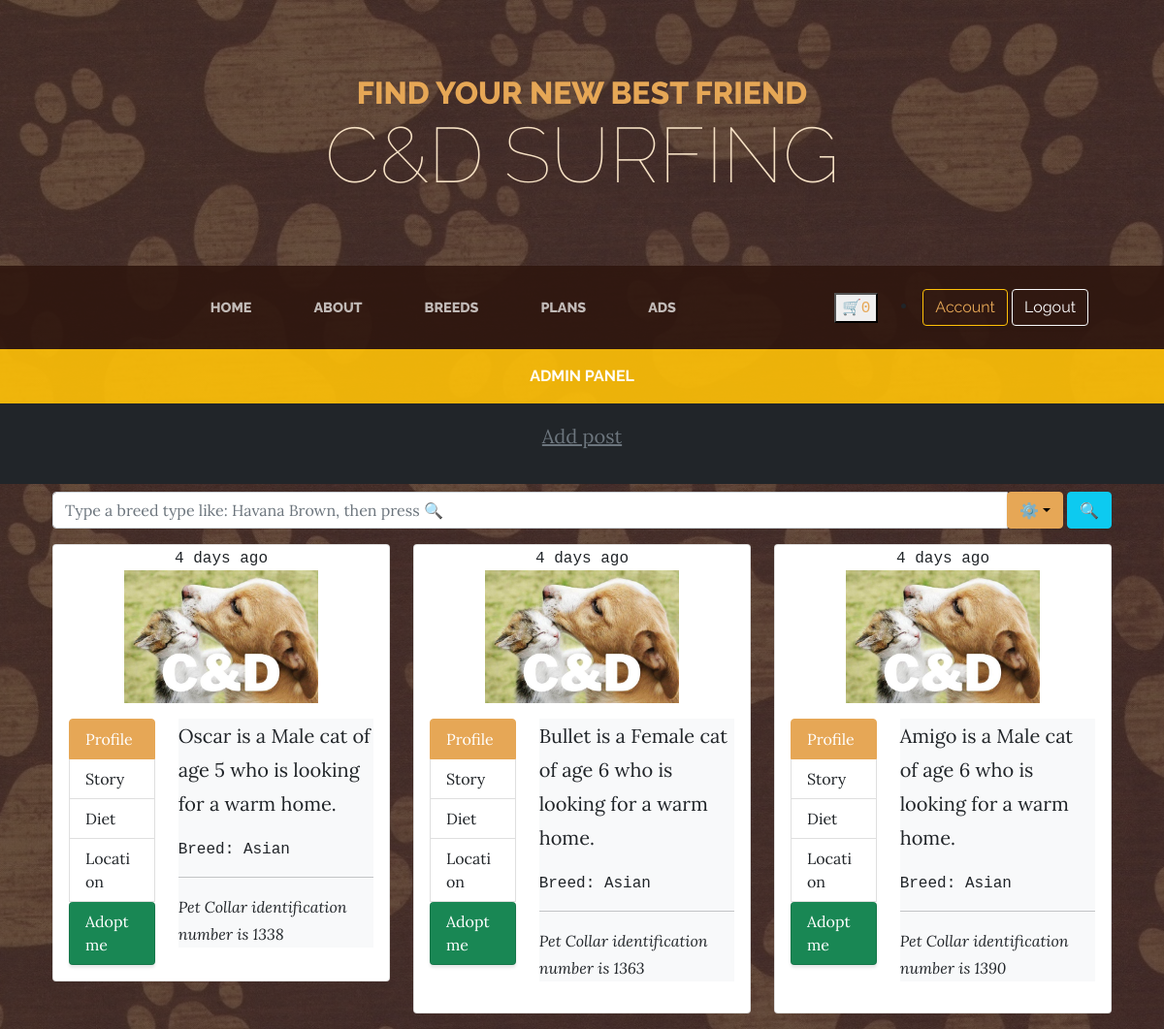
Screenshot of /ads.php?q=103 (signed in) with the database file from the repository.
### tables this page shows
CREATE TABLE `pet_details` (
  `pet_id` int(11) NOT NULL,
  `owner_id` int(11) NOT NULL,
  `breed_id` int(11) NOT NULL,
  `name` varchar(255) NOT NULL,
  `gender` varchar(255) NOT NULL,
  `age` int(11) NOT NULL,
  `size` varchar(255) NOT NULL DEFAULT 'Medium',
  `color` varchar(255) NOT NULL DEFAULT 'Black',
  `story` varchar(255) NOT NULL,
  `diet` text NOT NULL,
  `register_date` datetime DEFAULT current_timestamp(),
  `healthcare_id` int(11) DEFAULT floor(4 + rand() * (7 - 4 + 1)),
  `online_purchased` tinyint(1) DEFAULT 0
);

CREATE TABLE `breeds` (
  `breed_id` int(11) NOT NULL,
  `isFeline` tinyint(1) NOT NULL,
  `image_link` varchar(255) NOT NULL,
  `length` varchar(255) NOT NULL,
  `good_with_children` int(11) NOT NULL,
  `good_with_dogs` int(11) NOT NULL,
  `shedding` int(11) NOT NULL,
  `grooming` int(11) NOT NULL,
  `drooling` int(11) NOT NULL,
  `coat_length` int(11) NOT NULL,
  `good_with_strangers` int(11) NOT NULL,
  `playfulness` int(11) NOT NULL,
  `protectiveness` int(11) NOT NULL,
  `trainability` int(11) NOT NULL,
  `energy` int(11) NOT NULL,
  `vocal_communication` int(11) NOT NULL,
  `min_life_expectancy` int(11) NOT NULL,
  `max_life_expectancy` int(11) NOT NULL,
  `max_height_male` int(11) NOT NULL,
  `max_height_female` int(11) NOT NULL,
  `max_weight_male` int(11) NOT NULL,
  `max_weight_female` int(11) NOT NULL,
  `min_height_male` int(11) NOT NULL,
  `min_height_female` int(11) NOT NULL,
  `min_weight_male` int(11) NOT NULL,
  `min_weight_female` int(11) NOT NULL,
  `name` varchar(255) NOT NULL,
  `origin` varchar(255) NOT NULL,
  `intelligence` int(11) NOT NULL,
  `other_pets_friendly` int(11) NOT NULL,
  `family_friendly` int(11) NOT NULL,
  `general_health` int(11) NOT NULL
);

### ads.php (the view, shortened to what this page needs)
<?php include_once 'includes/header.php'; ?>
<?php if (!empty($email)) : ?>
    <?php include_once "pdo.php" ?>
    <?php
    if (
        !empty($_GET['q'])
        && is_numeric($_GET['q'])
    ) {
        $breed_id = htmlspecialchars($_GET['q'], ENT_QUOTES);
    }
    ?>
    <?php
    $sql = "SELECT can_advertise FROM USERS WHERE email = :u;";
    $stmt = $pdo->prepare($sql);
    $stmt->execute(array(':u' => $email));
    $row = $stmt->fetch(PDO::FETCH_ASSOC);
    $user = new User($row);
    ?>
    <?php if (!$user->can_advertise) : ?>
        <div id="addPost" class="p-3 mb-2 bg-dark">
            <p class="lead text-center">
                <a class="text-muted" onclick="unauth()" href="#">Add post</a>
            </p>
        </div>
    <?php endif; ?>
    <section class="">
        <div class="container">
            <div id='adRow' class="row">
                <div class="input-group" id="boot-search-box">
                    <input name="petinput" id="petinput" type="text" class="form-control" placeholder="Type a breed type like: Havana Brown, then press 🔍">
                    <div class="input-group-btn">
                        <div class="btn-group" role="group">
                            <div class="dropdown dropdown-lg">
                                <button id="btnAdvanced" type="button" class="btn btn-primary dropdown-toggle" data-bs-toggle="dropdown" aria-expanded="false" data-bs-auto-close="outside">⚙️</button>
                                <button type="button" id="btnFilterPet" class="btn btn-info">🔍</button>
                            </div>
                        </div>
                    </div>
                </div>
                            <?php
                            $sql = "select name from breeds;";
                            $stmt = $pdo->prepare($sql);
                            $stmt->execute();
                            ?>
                <?php
                if (
                    !empty($breed_id)
                    && is_numeric($breed_id)
                ) {
                    $sql = "SELECT p.pet_id,b.name as bname, b.isFeline, gender, age,p.name,story,diet,u.zipcode,datediff(now(),a.advertised_date) as days FROM pet_details p
                    join ads a on p.pet_id=a.pet_id
                    join users u on p.owner_id =u.user_id
                    join breeds b on p.breed_id= b.breed_id
                    where p.breed_id = :b
                    order by days;";
                    $stmt = $pdo->prepare($sql);
                    $stmt->execute(array(":b" => $breed_id));
                }
                $row = $stmt->fetch(PDO::FETCH_ASSOC);
                while ($row) {
                    $pet = new Pet($row);
                    echo <<<AD
                    <div class="individual-ad col-md-6 col-lg-4">
                    <div class="card my-3">
                    <div class="card-thumbnail">
                    <div class="text-center"><samp>$pet->days days ago</samp></div>
                    <img src="./assets/img/breed_details.jpg" width="200" class="img-fluid mx-auto d-block" alt="thumbnail">
                    </div>
                    <div class="card-body">
                    <div class="row">
                    <div class="col-4">
                    <div class="list-group" id="list-tab$pet->pet_id" role="tablist">
                    <a class="list-group-item list-group-item-action active" id="list-home-list$pet->pet_id" data-bs-toggle="list" href="#list-home" role="tab" aria-controls="list-home">Profile</a>
                    <a class="list-group-item list-group-item-action" id="list-profile-list$pet->pet_id" data-bs-toggle="list" href="#list-profile" role="tab" aria-controls="list-profile">Story</a>
                    <a class="list-group-item list-group-item-action" id="list-messages-list$pet->pet_id" data-bs-toggle="list" href="#list-messages" role="tab" aria-controls="list-messages">Diet</a>
                    <a class="list-group-item list-group-item-action" id="list-settings-list$pet->pet_id" data-bs-toggle="list" href="#list-settings" role="tab" aria-controls="list-settings">Location</a>
                    <a class="btn text-white bg-success list-group-item list-group-item-action" id="list-adopt-list$pet->pet_id" href="ads.php?adopted_pet=$pet->pet_id">Adopt me</a>
                    AD;
                ?>
                <?php
                    echo <<<AD
                    </div>
                    </div>
                    <div class="col-8">
                    <div class="bg-light tab-content" id="nav-tabContent$pet->pet_id">
                    <div class="tab-pane active" id="list-home$pet->pet_id" role="tabpanel" aria-labelledby="list-home-list">
                    <p class='lead'>$pet->name is a $pet->gender
                    AD;
                    if ($pet->isFeline) {
                        echo "cat";
                    } else {
                        echo "dog";
                    }
                    echo <<<AD
                     of age $pet->age who is looking for a warm home.</p> <samp>Breed: $pet->bname</samp> <hr><em><p>Pet Collar identification number is $pet->pet_id</p></em>
                    AD;
                    echo <<<ADD
                    </div>
                    <div class="tab-pane" id="list-profile$pet->pet_id" role="tabpanel" aria-labelledby="list-profile-list">$pet->story</div>
                    <div class="tab-pane" id="list-messages$pet->pet_id" role="tabpanel" aria-labelledby="list-messages-list">$pet->diet</div>
                    $pet->pet_id $pet->zipcode
                    </div>
                    </div>
                    </div>
                    </div>
                    </div>
                    </div>
                    $("#list-home-list$pet->pet_id").click(function() {
                    $("#list-home$pet->pet_id").toggle();
                    $("#list-profile$pet->pet_id").hide()
                    $("#list-messages$pet->pet_id").hide();
                    $("#list-settings$pet->pet_id").hide();
                    $("#list-home-list$pet->pet_id").addClass('active');
                    $("#list-profile-list$pet->pet_id").removeClass('active');
                    $("#list-messages-list$pet->pet_id").removeClass('active');
                    $("#list-settings-list$pet->pet_id").removeClass('active');
                    $("#list-profile-list$pet->pet_id").click(function() {
                    $("#list-profile$pet->pet_id").toggle();
                    $("#list-home$pet->pet_id").hide()
                    $("#list-messages$pet->pet_id").hide();
                    $("#list-settings$pet->pet_id").hide();
                    $("#list-profile-list$pet->pet_id").addClass('active');
                    $("#list-home-list$pet->pet_id").removeClass('active');
                    $("#list-messages-list$pet->pet_id").removeClass('active');
                    $("#list-settings-list$pet->pet_id").removeClass('active');
                    $("#list-messages-list$pet->pet_id").click(function() {
                    $("#list-messages$pet->pet_id").toggle();
                    $("#list-profile$pet->pet_id").hide()
                    $("#list-home$pet->pet_id").hide();
                    $("#list-settings$pet->pet_id").hide();
                    $("#list-messages-list$pet->pet_id").addClass('active');
                    $("#list-home-list$pet->pet_id").removeClass('active');
                    $("#list-profile-list$pet->pet_id").removeClass('active');
                    $("#list-settings-list$pet->pet_id").removeClass('active');
                    $("#list-settings-list$pet->pet_id").click(function() {
                    $("#list-settings$pet->pet_id").toggle();
                    $("#list-profile$pet->pet_id").hide()
                    $("#list-messages$pet->pet_id").hide();
                    $("#list-home$pet->pet_id").hide();
                    $("#list-settings-list$pet->pet_id").addClass('active');
                    $("#list-home-list$pet->pet_id").removeClass('active');
                    $("#list-profile-list$pet->pet_id").removeClass('active');
                    $("#list-messages-list$pet->pet_id").removeClass('active');
                    ADD;
                    $row = $stmt->fetch(PDO::FETCH_ASSOC);
                }
                ?>
            </div>
        </div>
    </section>
<?php endif; ?>

### includes/header.php (shortened to what this page needs)
<?php include_once 'pdo.php'; ?>
<?php
$isAdmin = false;
if (isset($_SESSION['email'])) {
  $email = $_SESSION['email'];
  $isAdmin = $_SESSION['isAdmin'];
  $sql = "select count(*)
  from shopping_cart
  where userid = (select user_id from users where email = :em)";
  $stmt = $pdo->prepare($sql);
  $stmt->execute(array(':em' => $email));
  $row = $stmt->fetch(PDO::FETCH_ASSOC);
  $count = $row['count(*)'];
  $basketCounter =  $count;
}
?>
<!DOCTYPE html>
<html lang="en">
<head>
  <link rel="stylesheet" href="https://cdn.jsdelivr.net/npm/bootstrap@5.2.2/dist/css/bootstrap.min.css">
  <link href="css/styles.css" rel="stylesheet" />
  <link href="css/login.css" rel="stylesheet" />
  <link href="css/breeds.css" rel="stylesheet" />
  <link href="css/checkout.css" rel="stylesheet" />
  <link href="css/header.css" rel="stylesheet" />
  <link href="css/admin.css" rel="stylesheet" />
</head>
<body>
  <header>
    <a class="text-decoration-none" href=<?= $_SERVER['PHP_SELF']; ?>>
      <h1 class="site-heading text-center text-faded d-none d-lg-block">
        <span class="site-heading-upper text-primary mb-3">Find your new best friend</span>
        <span class="site-heading-lower">C&D Surfing</span>
      </h1>
    </a>
  </header>
  <nav class="navbar navbar-expand-lg navbar-dark py-lg-4" id="mainNav">
    <div class="container">
      <div class="collapse navbar-collapse" id="navbarSupportedContent">
        <ul class="navbar-nav mx-auto">
          <li class="nav-item px-lg-4">
            <a class="nav-link text-uppercase" href="index.php">Home</a>
          </li>
          <li class="nav-item px-lg-4">
            <a class="nav-link text-uppercase" href="about.php">About</a>
          </li>
          <li class="nav-item px-lg-4">
            <a class="nav-link text-uppercase" href="breeds.php">Breeds</a>
          </li>
          <li class="nav-item px-lg-4">
            <a class="nav-link text-uppercase" href="healthcare.php">Plans</a>
          </li>
          <?php if (!empty($email)) : ?>
            <li class="nav-item px-lg-4">
              <a class="nav-link text-uppercase" href="ads.php">Ads</a>
            </li>
          <?php endif; ?>
        </ul>
        <?php if (!empty($email)) : ?>
          <button><a class="text-decoration-none" href="order.php">🛒<samp class="text-decoration-none" id="basketCounter"><?= $basketCounter ?? 0 ?></samp></a></button>
        <?php endif; ?>
        <li class="float-end nav-item px-lg-4">
          <?php if (!empty($email)) : ?>
            <button class="btn btn-outline-warning"><a class="text-decoration-none" href="account.php">Account</a></button>
            <button class="btn btn-outline-light"><a class="text-decoration-none text-white" href="logout.php">Logout</a></button>
          <?php endif; ?>
        </li>
      </div>
    </div>
  </nav>
  <?php if ($isAdmin && !strpos($_SERVER['REQUEST_URI'], "admin.php")
  && !strpos($_SERVER['REQUEST_URI'], "process_order.php")) : ?>
    <nav class="navbar navbar-expand-lg" id="ADMIN">
      <div class="container">
        <div class="collapse navbar-collapse" id="navbarSupportedContent">
          <ul class="navbar-nav mx-auto">
            <li class="nav-item px-lg-4">
              <a class="nav-link text-uppercase text-white" href="admin.php">
                <strong>Admin Panel</strong>
              </a>
            </li>
          </ul>
        </div>
      </div>
    </nav>
  <?php endif; ?>

### css/header.css (style rules this page uses)
#ADMIN { background: rgba(255, 193, 7, 0.9); font-family: "Raleway", -apple-system, BlinkMacSystemFont, "Segoe UI", Roboto, "Helvetica Neue", Arial, sans-serif, "Apple Color Emoji", "Segoe UI Emoji", "Segoe UI Symbol", "Noto Color Emoji"; }

### rows the page displays
pet_details: days "4", name "Oscar", gender "Male", age "5", breed.name "Asian", pet_id "1338"
pet_details: days "4", name "Bullet", gender "Female", age "6", breed.name "Asian", pet_id "1363"
pet_details: days "4", name "Amigo", gender "Male", age "6", breed.name "Asian", pet_id "1390"

### other values shown
$basketCounter "0"
